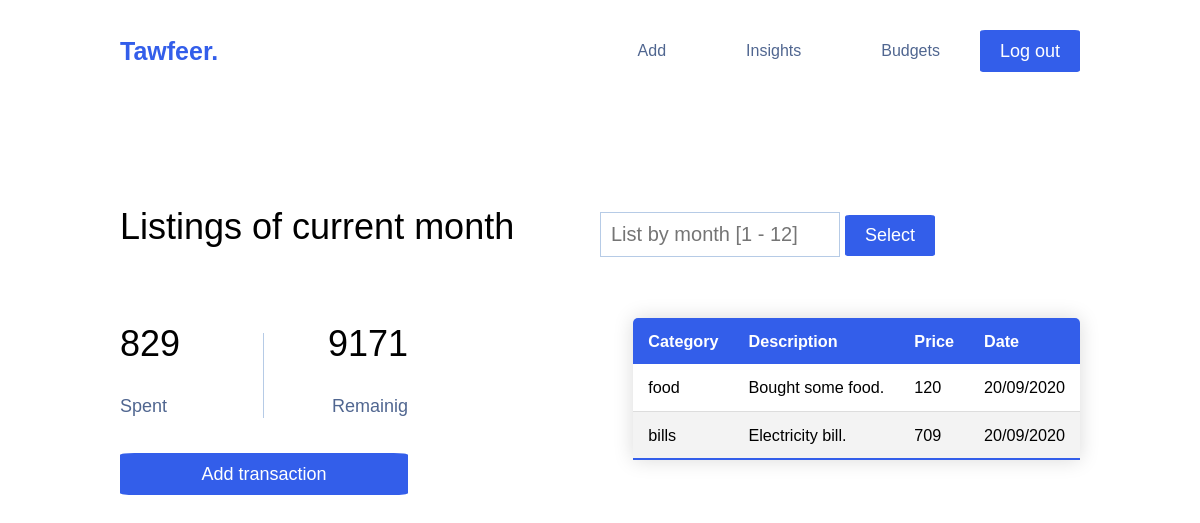
The page / (signed in) on the database its author committed.
### tables this page shows
CREATE TABLE transactions (
    id INTEGER PRIMARY KEY AUTOINCREMENT,
    bridge_id INTEGER NOT NULL,
    description TEXT NOT NULL,
    price NUMERIC NOT NULL,
    occurred_at DATE NOT NULL,
    FOREIGN KEY (bridge_id) REFERENCES bridge (id)
);

CREATE TABLE categories (
    id INTEGER PRIMARY KEY AUTOINCREMENT,
    name TEXT NOT NULL);

### app.py (the view)
@app.route('/', methods=['GET', 'POST'])
@login_required
def index():
    user_id = session['user_id']
    cash = db.execute("""
        SELECT cash FROM users
        WHERE id = :id;
    """, id=user_id)[0]['cash']
    if request.method == 'POST':
        month = request.form.get('month')
        if not month:
            return apology('Missing a month?', 400)
        if month not in ('10', '11', '12'):
            month = '0' + month
        spent = db.execute("""
            SELECT SUM(t.price) AS sum
            FROM transactions t
            JOIN bridge b
            ON b.id = t.bridge_id
            AND b.user_id = :id
            AND strftime('%m', t.occurred_at) = :month
            """, id=user_id, month=month)[0]['sum']
        if not spent:
            remain, spent = cash, 0
        else:
            remain = cash - spent
        rows = db.execute("""
            SELECT c.name category,
            t.description description,
            t.price price,
            strftime('%d/%m/%Y' ,t.occurred_at) date
            FROM categories c
            JOIN bridge b
            ON c.id = b.category_id
            AND user_id = :id
            JOIN transactions t
            ON b.id = t.bridge_id
            AND strftime('%m', t.occurred_at) = :month
            ORDER BY t.occurred_at DESC, c.name DESC;
        """, id=user_id, month=month)
        return render_template('index.html',
            spent=spent, remain=remain, rows=rows)
    else:
        spent = db.execute("""
            SELECT SUM(t.price) AS sum
            FROM transactions t
            JOIN bridge b
            ON b.id = t.bridge_id
            AND b.user_id = :id
            AND strftime('%m', t.occurred_at)
            = strftime('%m', date('now'));
            """, id=user_id)[0]['sum']
        if not spent:
            remain, spent = cash, 0
        else:
            remain = cash - spent
        rows = db.execute("""
            SELECT c.name category,
            t.description description,
            t.price price,
            strftime('%d/%m/%Y' ,t.occurred_at) date
            FROM categories c
            JOIN bridge b
            ON c.id = b.category_id
            AND user_id = :id
            JOIN transactions t
            ON b.id = t.bridge_id
            AND strftime('%m', t.occurred_at)
            = strftime('%m', date('now'))
            ORDER BY t.occurred_at DESC, c.name DESC;
        """, id=user_id)
        return render_template('index.html',
            spent=spent, remain=remain, rows=rows)

### app.py (called while the page is built)
@app.after_request
def after_request(response):
    response.headers["Cache-Control"] = "no-cache, no-store, must-revalidate"
    response.headers["Expires"] = 0
    response.headers["Pragma"] = "no-cache"
    return response

### helpers.py (called while the page is built)
def login_required(f):
    @wraps(f)
    def decorated_function(*args, **kwargs):
        if session.get("user_id") is None:
            return redirect("/login")
        return f(*args, **kwargs)
    return decorated_function

### templates/index.html (shortened to what this page needs)
{% extends "layout.html" %}
{% block main %}
    <div id="home">
        <div class="container">
            <div class="month-div">
                <h1>Listings of current month</h1>
                <form id="ajaxt" action="/" method="POST">
                    <div class="form-group">
                        <input placeholder="List by month [1 - 12]" autocomplete="off" min="1" max="12" name="month" id="month" type="number">
                        <button type="submit" class="btn btn-primary">Select</button>
                    </div>
                </form>
            </div>
            <div class="numbers">
                <div class="spent">
                    <h1>{{ spent }}</h1>
                    <p>Spent</p>
                </div>
                <div class="remaining">
                    <h1>{{ remain }}</h1>
                    <p>Remainig</p>
                </div>
                <a href="/add" class="btn btn-primary">Add transaction</a>
            </div>
            <div class="table">
                <table id='table' class="content-table">
                    <thead>
                        <tr>
                            <th>Category</th>
                            <th>Description</th>
                            <th>Price</th>
                            <th>Date</th>
                        </tr>
                    </thead>
                    <tbody id="tbody">
                        {% for row in rows %}
                        <tr>
                            <td>{{ row["category"] }}</td>
                            <td>{{ row["description"] }}</td>
                            <td>{{ row["price"] }}</td>
                            <td>{{ row["date"] }}</td>
                        </tr>
                        {% endfor %}
                    </tbody>
                </table>
            </div>
        </div>
    </div>
{% endblock %}

### static/styles.css (style rules this page uses)
* { padding: 0; margin: 0; box-sizing: border-box; }
html, body { font-family: 'Noto Sans HK', sans-serif; line-height: 1.4em; }
h1, h2, h3 { margin-bottom: 40px; }
a { color: #506690; text-decoration: none; }
.container { max-width: 1000px; margin: auto; overflow: auto; padding: 0px 20px; }
.btn { display: inline-block; font-size: 18px; padding: 10px 20px; border: none; cursor: pointer; border-radius: 5%; font-family: 'Noto Sans HK', sans-serif; }
.btn-primary { background-color: #335eea; color: #fff; }
.content-table { border-collapse: collapse; margin: 25px 0; font-size: 0.9em; min-width: 400px; border-radius: 5px 5px 0 0; overflow: hidden; box-shadow: 0 0 20px rgba(0, 0, 0, 0.15); }
.content-table thead tr { background-color: #335eea; color: #fff; text-align: left; font-weight: bold; }
.content-table th, .content-table td { padding: 12px 15px; }
.content-table tbody tr { border-bottom: 1px solid #dddddd; }
.content-table tbody tr:nth-of-type(even) { background-color: #f3f3f3; }
.content-table tbody tr:last-of-type { border-bottom: 2px solid #335eea; }
#home { padding-top: 100px; font-size: 18px; }
#home .numbers { width: 30%; float: left; margin-top: 40px; min-height: 100%; }
#home .table { width: 70%; float: right; }
#home .table table { float: right; }
#home .numbers .spent { width: 50%; float: left; border-right: 1px solid #b6cbe6; }
#home .numbers .remaining { width: 50%; float: right; text-align: right; }
#home .numbers h1 { font-weight: lighter; }
#home .numbers p { color: #506690; }
#home .numbers a { margin-top: 35px; min-width: 100%; text-align: center; }
#home .month-div form { width: 50%; float: right; }
#home .month-div h1 { width: 50%; float: left; font-weight: lighter; line-height: 1.4em; }
#home .month-div form input { width: 50%; padding: 10px; border: 1px solid #b6cbe6; font-size: 20px; margin-top: 10px; }

### rows shown on the page
transactions: category "food", description "Bought some food.", price "120", date "20/09/2020"
transactions: category "bills", description "Electricity bill.", price "709", date "20/09/2020"

### other values the page prints
{{ spent }} "829"
{{ remain }} "9171"
